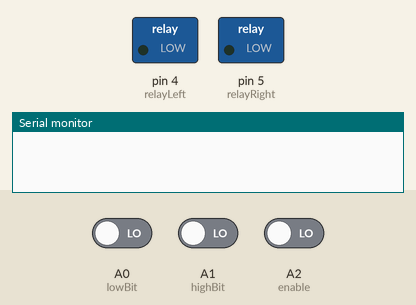
Recording of a sketch running on a simulated Arduino Uno, built with avr-gcc and run on an emulated ATmega328P. Parts: switched loads named in the sketch (green lamp = pin HIGH), the last lines printed to the serial monitor. Dashed ring = blinking. The inputs (shaded band) are chosen by the test bench; at power-on: A2 (enable) LOW, A0 (lowBit) LOW, A1 (highBit) LOW.

Above: at 1.2 s.
1.3 s: A2 (enable) driven HIGH
3.8 s: A0 (lowBit) driven HIGH
At 4.7 s:
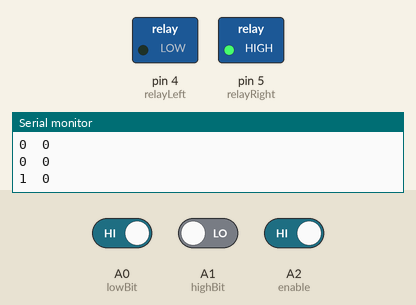
6.8 s: A1 (highBit) driven HIGH
At 7.7 s:
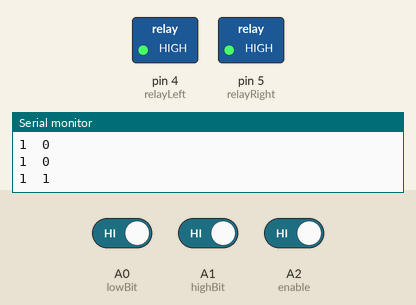
9.8 s: A0 (lowBit) driven LOW
At 10.7 s:
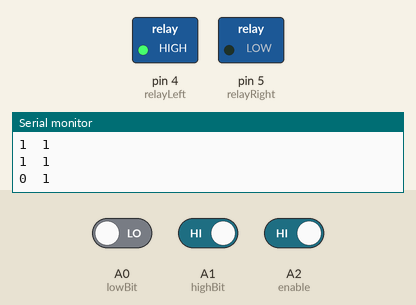
12.8 s: A1 (highBit) driven LOW
At 13.1 s:
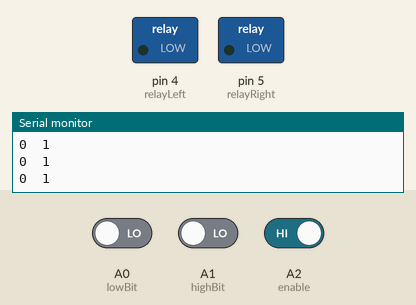
Timing chart, 0 to 15.3 s (numbered marks = the images above; inputs shaded):
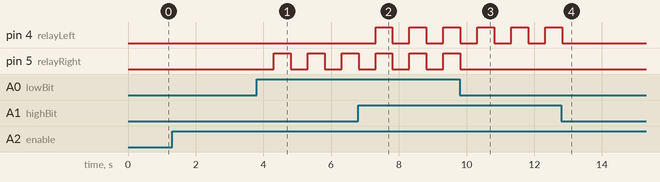

Measured:
- after the input at 3.8 s, pin 5 (relayRight): alternates HIGH for 0.50 s and LOW for 0.50 s, starting after 0.51 s
- after the input at 6.8 s, pin 4 (relayLeft): alternates HIGH for 0.50 s and LOW for 0.50 s, starting after 0.51 s
- after the input at 9.8 s, pin 5 (relayRight): goes on until 9.8 s, then stays LOW
- after the input at 12.8 s, pin 4 (relayLeft): goes on until 12.8 s, then stays LOW

The sketch:

TurnSignalRelay.ino
```cpp
boolean PeriodState = false;

byte lowBit = A0;
byte highBit = A1;
byte enable = A2;
byte relayLeft = 4;
byte relayRight = 5;
byte lowVal;
byte highVal;
byte leftVal;
byte rightVal;
byte enableVal;

unsigned long PeriodTime = 0;

void setup() {
  Serial.begin(9600);
  pinMode(lowBit, INPUT);
  pinMode(highBit, INPUT);
  pinMode(enable, INPUT);
  pinMode(relayLeft, OUTPUT);
  pinMode(relayRight, OUTPUT);

  digitalWrite(relayLeft, LOW);
  digitalWrite(relayRight, LOW);
  digitalWrite(enable, LOW);
}

void loop() {
  enableVal = digitalRead(enable);
  if((millis() > PeriodTime) && (enableVal == 1)) {
    flash();
  }
/*
  if (enableVal == 0) {
    digitalWrite(relayLeft, LOW);
    digitalWrite(relayRight, LOW);
  }
*/
}

void flash()  {
    PeriodTime = millis() + 500;
    if (PeriodState == false) {
        lowVal = digitalRead(lowBit);
        highVal = digitalRead(highBit);
        Serial.print(lowVal);
        Serial.write(9);
        Serial.println(highVal);
        if ((lowVal == 0) && (highVal == 0)) {
          leftVal = LOW;
          rightVal = LOW;
        }
        else if ((lowVal == 0) && (highVal == 1)) {
          leftVal = HIGH;
          rightVal = LOW;
        }
        else if ((lowVal == 1) && (highVal == 0)) {
          leftVal = LOW;
          rightVal = HIGH;
        }
        else if ((lowVal = 1) && (highVal == 1)) {
          leftVal = HIGH;
          rightVal = HIGH;
        }
      digitalWrite(relayLeft, leftVal);
      digitalWrite(relayRight, rightVal);
      PeriodState = true;
    }
    else {
      PeriodState = false;
      digitalWrite(relayLeft, LOW);
      digitalWrite(relayRight, LOW);
    }
}
```
